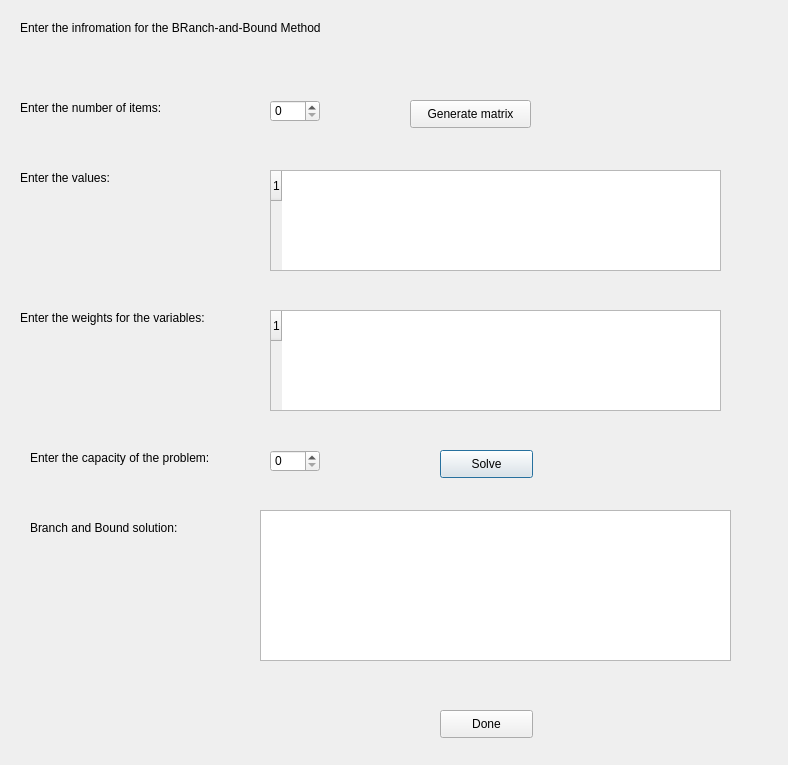
<?xml version="1.0" encoding="UTF-8"?>
<ui version="4.0">
 <class>BnBProblem</class>
 <widget class="QDialog" name="BnBProblem">
  <property name="geometry">
   <rect>
    <x>0</x>
    <y>0</y>
    <width>788</width>
    <height>765</height>
   </rect>
  </property>
  <property name="windowTitle">
   <string>Branch-and-Bound Method</string>
  </property>
  <widget class="QLabel" name="label">
   <property name="geometry">
    <rect>
     <x>20</x>
     <y>20</y>
     <width>351</width>
     <height>16</height>
    </rect>
   </property>
   <property name="text">
    <string>Enter the infromation for the BRanch-and-Bound Method</string>
   </property>
  </widget>
  <widget class="QLabel" name="label_2">
   <property name="geometry">
    <rect>
     <x>20</x>
     <y>170</y>
     <width>111</width>
     <height>16</height>
    </rect>
   </property>
   <property name="text">
    <string>Enter the values:</string>
   </property>
  </widget>
  <widget class="QLabel" name="label_3">
   <property name="geometry">
    <rect>
     <x>20</x>
     <y>310</y>
     <width>211</width>
     <height>16</height>
    </rect>
   </property>
   <property name="text">
    <string>Enter the weights for the variables:</string>
   </property>
  </widget>
  <widget class="QLabel" name="label_4">
   <property name="geometry">
    <rect>
     <x>30</x>
     <y>450</y>
     <width>221</width>
     <height>16</height>
    </rect>
   </property>
   <property name="text">
    <string>Enter the capacity of the problem:</string>
   </property>
  </widget>
  <widget class="QPushButton" name="BnBSolveButton">
   <property name="geometry">
    <rect>
     <x>440</x>
     <y>450</y>
     <width>93</width>
     <height>28</height>
    </rect>
   </property>
   <property name="text">
    <string>Solve</string>
   </property>
  </widget>
  <widget class="QTextBrowser" name="bnbOutputTextBrowser">
   <property name="geometry">
    <rect>
     <x>260</x>
     <y>510</y>
     <width>471</width>
     <height>151</height>
    </rect>
   </property>
  </widget>
  <widget class="QLabel" name="label_5">
   <property name="geometry">
    <rect>
     <x>30</x>
     <y>520</y>
     <width>171</width>
     <height>16</height>
    </rect>
   </property>
   <property name="text">
    <string>Branch and Bound solution:</string>
   </property>
  </widget>
  <widget class="QPushButton" name="bnbDoneButton">
   <property name="geometry">
    <rect>
     <x>440</x>
     <y>710</y>
     <width>93</width>
     <height>28</height>
    </rect>
   </property>
   <property name="text">
    <string>Done</string>
   </property>
  </widget>
  <widget class="QLabel" name="label_6">
   <property name="geometry">
    <rect>
     <x>20</x>
     <y>100</y>
     <width>161</width>
     <height>16</height>
    </rect>
   </property>
   <property name="text">
    <string>Enter the number of items:</string>
   </property>
  </widget>
  <widget class="QSpinBox" name="itemsSpinBox">
   <property name="geometry">
    <rect>
     <x>270</x>
     <y>100</y>
     <width>50</width>
     <height>22</height>
    </rect>
   </property>
  </widget>
  <widget class="QTableWidget" name="valuesTableWidget">
   <property name="geometry">
    <rect>
     <x>270</x>
     <y>170</y>
     <width>451</width>
     <height>101</height>
    </rect>
   </property>
   <property name="rowCount">
    <number>1</number>
   </property>
   <row/>
  </widget>
  <widget class="QTableWidget" name="weightsTableWidget">
   <property name="geometry">
    <rect>
     <x>270</x>
     <y>310</y>
     <width>451</width>
     <height>101</height>
    </rect>
   </property>
   <property name="rowCount">
    <number>1</number>
   </property>
   <row/>
  </widget>
  <widget class="QSpinBox" name="capacitySpinBox">
   <property name="geometry">
    <rect>
     <x>270</x>
     <y>450</y>
     <width>50</width>
     <height>22</height>
    </rect>
   </property>
  </widget>
  <widget class="QPushButton" name="bnbGenerateButton">
   <property name="geometry">
    <rect>
     <x>410</x>
     <y>100</y>
     <width>121</width>
     <height>28</height>
    </rect>
   </property>
   <property name="text">
    <string>Generate matrix</string>
   </property>
  </widget>
 </widget>
 <resources/>
 <connections>
  <connection>
   <sender>bnbDoneButton</sender>
   <signal>clicked()</signal>
   <receiver>BnBProblem</receiver>
   <slot>close()</slot>
   <hints>
    <hint type="sourcelabel">
     <x>780</x>
     <y>712</y>
    </hint>
    <hint type="destinationlabel">
     <x>874</x>
     <y>713</y>
    </hint>
   </hints>
  </connection>
 </connections>
</ui>
